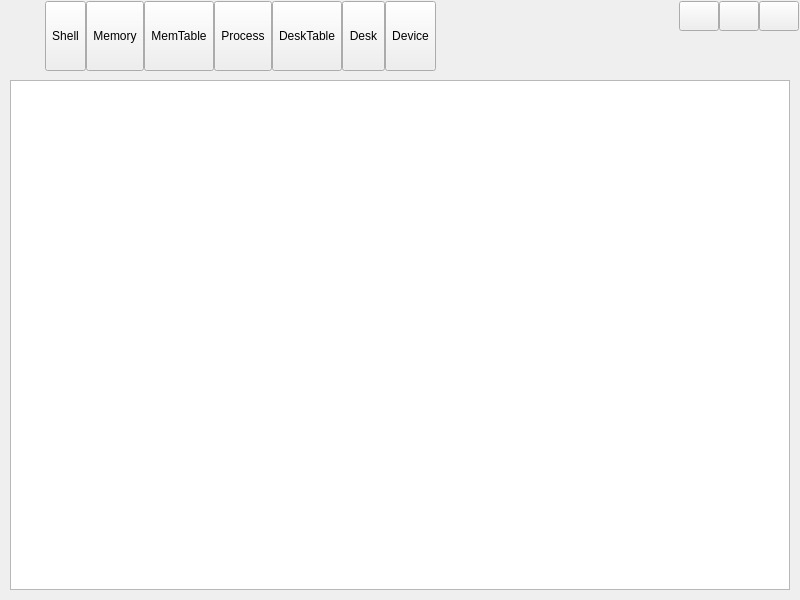
<?xml version="1.0" encoding="UTF-8"?>
<ui version="4.0">
 <class>frmMain</class>
 <widget class="QDialog" name="frmMain">
  <property name="geometry">
   <rect>
    <x>0</x>
    <y>0</y>
    <width>800</width>
    <height>600</height>
   </rect>
  </property>
  <property name="windowTitle">
   <string>Form</string>
  </property>
  <layout class="QVBoxLayout" name="verticalLayout">
   <property name="spacing">
    <number>0</number>
   </property>
   <property name="leftMargin">
    <number>1</number>
   </property>
   <property name="topMargin">
    <number>1</number>
   </property>
   <property name="rightMargin">
    <number>1</number>
   </property>
   <property name="bottomMargin">
    <number>1</number>
   </property>
   <item>
    <widget class="QWidget" name="widgetTitle" native="true">
     <property name="sizePolicy">
      <sizepolicy hsizetype="Preferred" vsizetype="Fixed">
       <horstretch>0</horstretch>
       <verstretch>0</verstretch>
      </sizepolicy>
     </property>
     <layout class="QHBoxLayout" name="horizontalLayout_2">
      <property name="spacing">
       <number>10</number>
      </property>
      <property name="leftMargin">
       <number>10</number>
      </property>
      <property name="topMargin">
       <number>0</number>
      </property>
      <property name="rightMargin">
       <number>0</number>
      </property>
      <property name="bottomMargin">
       <number>0</number>
      </property>
      <item>
       <widget class="QLabel" name="labIco">
        <property name="text">
         <string/>
        </property>
        <property name="alignment">
         <set>Qt::AlignCenter</set>
        </property>
       </widget>
      </item>
      <item>
       <widget class="QLabel" name="labTitle">
        <property name="styleSheet">
         <string notr="true"/>
        </property>
        <property name="text">
         <string/>
        </property>
        <property name="alignment">
         <set>Qt::AlignLeading|Qt::AlignLeft|Qt::AlignVCenter</set>
        </property>
       </widget>
      </item>
      <item>
       <widget class="QWidget" name="widgetTop" native="true">
        <layout class="QHBoxLayout" name="horizontalLayout_3">
         <property name="spacing">
          <number>0</number>
         </property>
         <property name="leftMargin">
          <number>0</number>
         </property>
         <property name="topMargin">
          <number>0</number>
         </property>
         <property name="rightMargin">
          <number>0</number>
         </property>
         <property name="bottomMargin">
          <number>0</number>
         </property>
         <item>
          <widget class="QToolButton" name="btnMain">
           <property name="sizePolicy">
            <sizepolicy hsizetype="Fixed" vsizetype="Expanding">
             <horstretch>0</horstretch>
             <verstretch>0</verstretch>
            </sizepolicy>
           </property>
           <property name="text">
            <string>Shell</string>
           </property>
           <property name="icon">
            <iconset resource="../other/main.qrc">
             <normaloff>:/image/main_main.png</normaloff>:/image/main_main.png</iconset>
           </property>
           <property name="toolButtonStyle">
            <enum>Qt::ToolButtonTextUnderIcon</enum>
           </property>
          </widget>
         </item>
         <item>
          <widget class="QToolButton" name="btnConfig">
           <property name="sizePolicy">
            <sizepolicy hsizetype="Fixed" vsizetype="Expanding">
             <horstretch>0</horstretch>
             <verstretch>0</verstretch>
            </sizepolicy>
           </property>
           <property name="text">
            <string>Memory</string>
           </property>
           <property name="icon">
            <iconset resource="../other/main.qrc">
             <normaloff>:/image/main_config.png</normaloff>:/image/main_config.png</iconset>
           </property>
           <property name="toolButtonStyle">
            <enum>Qt::ToolButtonTextUnderIcon</enum>
           </property>
          </widget>
         </item>
         <item>
          <widget class="QToolButton" name="MemTabletoolButton">
           <property name="sizePolicy">
            <sizepolicy hsizetype="Fixed" vsizetype="Expanding">
             <horstretch>0</horstretch>
             <verstretch>0</verstretch>
            </sizepolicy>
           </property>
           <property name="text">
            <string>MemTable</string>
           </property>
           <property name="icon">
            <iconset resource="../other/main.qrc">
             <normaloff>:/image/main_config.png</normaloff>:/image/main_config.png</iconset>
           </property>
           <property name="toolButtonStyle">
            <enum>Qt::ToolButtonTextUnderIcon</enum>
           </property>
          </widget>
         </item>
         <item>
          <widget class="QToolButton" name="btnData">
           <property name="sizePolicy">
            <sizepolicy hsizetype="Fixed" vsizetype="Expanding">
             <horstretch>0</horstretch>
             <verstretch>0</verstretch>
            </sizepolicy>
           </property>
           <property name="text">
            <string>Process</string>
           </property>
           <property name="icon">
            <iconset resource="../other/main.qrc">
             <normaloff>:/image/main_data.png</normaloff>:/image/main_data.png</iconset>
           </property>
           <property name="checked">
            <bool>false</bool>
           </property>
           <property name="toolButtonStyle">
            <enum>Qt::ToolButtonTextUnderIcon</enum>
           </property>
          </widget>
         </item>
         <item>
          <widget class="QToolButton" name="DeskTabletoolButton">
           <property name="sizePolicy">
            <sizepolicy hsizetype="Fixed" vsizetype="Expanding">
             <horstretch>0</horstretch>
             <verstretch>0</verstretch>
            </sizepolicy>
           </property>
           <property name="text">
            <string>DeskTable</string>
           </property>
           <property name="icon">
            <iconset resource="../other/main.qrc">
             <normaloff>:/image/main_person.png</normaloff>:/image/main_person.png</iconset>
           </property>
           <property name="toolButtonStyle">
            <enum>Qt::ToolButtonTextUnderIcon</enum>
           </property>
          </widget>
         </item>
         <item>
          <widget class="QToolButton" name="btnHelp">
           <property name="sizePolicy">
            <sizepolicy hsizetype="Fixed" vsizetype="Expanding">
             <horstretch>0</horstretch>
             <verstretch>0</verstretch>
            </sizepolicy>
           </property>
           <property name="styleSheet">
            <string notr="true"/>
           </property>
           <property name="text">
            <string>Desk</string>
           </property>
           <property name="icon">
            <iconset resource="../other/main.qrc">
             <normaloff>:/image/main_person.png</normaloff>:/image/main_person.png</iconset>
           </property>
           <property name="toolButtonStyle">
            <enum>Qt::ToolButtonTextUnderIcon</enum>
           </property>
          </widget>
         </item>
         <item>
          <widget class="QToolButton" name="btnExit">
           <property name="sizePolicy">
            <sizepolicy hsizetype="Fixed" vsizetype="Expanding">
             <horstretch>0</horstretch>
             <verstretch>0</verstretch>
            </sizepolicy>
           </property>
           <property name="styleSheet">
            <string notr="true"/>
           </property>
           <property name="text">
            <string>Device</string>
           </property>
           <property name="icon">
            <iconset resource="../other/main.qrc">
             <normaloff>:/image/main_exit.png</normaloff>:/image/main_exit.png</iconset>
           </property>
           <property name="toolButtonStyle">
            <enum>Qt::ToolButtonTextUnderIcon</enum>
           </property>
          </widget>
         </item>
        </layout>
       </widget>
      </item>
      <item>
       <spacer name="horizontalSpacer">
        <property name="orientation">
         <enum>Qt::Horizontal</enum>
        </property>
        <property name="sizeHint" stdset="0">
         <size>
          <width>40</width>
          <height>20</height>
         </size>
        </property>
       </spacer>
      </item>
      <item>
       <widget class="QWidget" name="widgetMenu" native="true">
        <layout class="QGridLayout" name="gridLayout_2">
         <property name="leftMargin">
          <number>0</number>
         </property>
         <property name="topMargin">
          <number>0</number>
         </property>
         <property name="rightMargin">
          <number>0</number>
         </property>
         <property name="bottomMargin">
          <number>0</number>
         </property>
         <property name="spacing">
          <number>0</number>
         </property>
         <item row="1" column="1" colspan="3">
          <spacer name="verticalSpacer">
           <property name="orientation">
            <enum>Qt::Vertical</enum>
           </property>
           <property name="sizeHint" stdset="0">
            <size>
             <width>20</width>
             <height>40</height>
            </size>
           </property>
          </spacer>
         </item>
         <item row="0" column="1">
          <widget class="QPushButton" name="btnMenu_Min">
           <property name="sizePolicy">
            <sizepolicy hsizetype="Minimum" vsizetype="Expanding">
             <horstretch>0</horstretch>
             <verstretch>0</verstretch>
            </sizepolicy>
           </property>
           <property name="minimumSize">
            <size>
             <width>30</width>
             <height>30</height>
            </size>
           </property>
           <property name="cursor">
            <cursorShape>ArrowCursor</cursorShape>
           </property>
           <property name="focusPolicy">
            <enum>Qt::NoFocus</enum>
           </property>
           <property name="toolTip">
            <string>最小化</string>
           </property>
           <property name="text">
            <string/>
           </property>
          </widget>
         </item>
         <item row="0" column="3">
          <widget class="QPushButton" name="btnMenu_Close">
           <property name="sizePolicy">
            <sizepolicy hsizetype="Minimum" vsizetype="Expanding">
             <horstretch>0</horstretch>
             <verstretch>0</verstretch>
            </sizepolicy>
           </property>
           <property name="minimumSize">
            <size>
             <width>30</width>
             <height>30</height>
            </size>
           </property>
           <property name="cursor">
            <cursorShape>ArrowCursor</cursorShape>
           </property>
           <property name="focusPolicy">
            <enum>Qt::NoFocus</enum>
           </property>
           <property name="toolTip">
            <string>关闭</string>
           </property>
           <property name="text">
            <string/>
           </property>
          </widget>
         </item>
         <item row="0" column="2">
          <widget class="QPushButton" name="btnMenu_Max">
           <property name="sizePolicy">
            <sizepolicy hsizetype="Minimum" vsizetype="Expanding">
             <horstretch>0</horstretch>
             <verstretch>0</verstretch>
            </sizepolicy>
           </property>
           <property name="minimumSize">
            <size>
             <width>30</width>
             <height>30</height>
            </size>
           </property>
           <property name="focusPolicy">
            <enum>Qt::NoFocus</enum>
           </property>
           <property name="text">
            <string/>
           </property>
          </widget>
         </item>
        </layout>
       </widget>
      </item>
     </layout>
    </widget>
   </item>
   <item>
    <widget class="QStackedWidget" name="stackedWidget">
     <property name="styleSheet">
      <string notr="true"/>
     </property>
     <property name="currentIndex">
      <number>2</number>
     </property>
     <widget class="QWidget" name="shell_page">
      <layout class="QVBoxLayout" name="verticalLayout_2">
       <item>
        <widget class="QTextBrowser" name="echo_textBrowser"/>
       </item>
       <item>
        <widget class="QLabel" name="pwd_label">
         <property name="text">
          <string>PWD：/root</string>
         </property>
        </widget>
       </item>
       <item>
        <widget class="QLineEdit" name="cmd_lineEdit"/>
       </item>
      </layout>
     </widget>
     <widget class="QWidget" name="mem_page">
      <layout class="QVBoxLayout" name="verticalLayout_3">
       <item>
        <widget class="QTextBrowser" name="mem_textBrowser"/>
       </item>
      </layout>
     </widget>
     <widget class="QWidget" name="menTable_page">
      <layout class="QHBoxLayout" name="horizontalLayout">
       <item>
        <widget class="QTableWidget" name="men_tableWidget"/>
       </item>
      </layout>
     </widget>
     <widget class="QWidget" name="proc_page">
      <layout class="QGridLayout" name="gridLayout">
       <item row="3" column="0">
        <widget class="QLabel" name="block_label">
         <property name="text">
          <string>阻塞</string>
         </property>
        </widget>
       </item>
       <item row="2" column="0" colspan="3">
        <widget class="QTextBrowser" name="ready_textBrowser"/>
       </item>
       <item row="0" column="1">
        <widget class="QLabel" name="PID_label">
         <property name="text">
          <string>当前PID：</string>
         </property>
        </widget>
       </item>
       <item row="0" column="0">
        <widget class="QLabel" name="execTime_label">
         <property name="text">
          <string>执行时间：</string>
         </property>
        </widget>
       </item>
       <item row="1" column="0">
        <widget class="QLabel" name="ready_label">
         <property name="text">
          <string>就绪</string>
         </property>
        </widget>
       </item>
       <item row="0" column="2">
        <widget class="QLabel" name="IR_label">
         <property name="text">
          <string>指令寄存器：</string>
         </property>
        </widget>
       </item>
       <item row="4" column="0" colspan="3">
        <widget class="QTextBrowser" name="block_textBrowser"/>
       </item>
      </layout>
     </widget>
     <widget class="QWidget" name="deskTable_page">
      <layout class="QGridLayout" name="gridLayout_5">
       <item row="0" column="0">
        <widget class="QLabel" name="totTab_label">
         <property name="text">
          <string>磁盘空间：</string>
         </property>
        </widget>
       </item>
       <item row="0" column="1">
        <widget class="QLabel" name="usedTab_label">
         <property name="text">
          <string>已使用：</string>
         </property>
        </widget>
       </item>
       <item row="0" column="2">
        <widget class="QLabel" name="freeTab_label">
         <property name="text">
          <string>剩余：</string>
         </property>
        </widget>
       </item>
       <item row="1" column="0" colspan="3">
        <widget class="QTableWidget" name="tableWidget"/>
       </item>
      </layout>
     </widget>
     <widget class="QWidget" name="desk_page">
      <layout class="QGridLayout" name="gridLayout_3">
       <item row="0" column="0">
        <widget class="QLabel" name="tot_label">
         <property name="text">
          <string>磁盘空间：</string>
         </property>
        </widget>
       </item>
       <item row="0" column="1">
        <widget class="QLabel" name="used_label">
         <property name="text">
          <string>已使用空间：</string>
         </property>
        </widget>
       </item>
       <item row="0" column="2">
        <widget class="QLabel" name="deskfree_label">
         <property name="text">
          <string>空闲空间：</string>
         </property>
        </widget>
       </item>
       <item row="1" column="0" colspan="3">
        <widget class="QTextBrowser" name="desk_textBrowser"/>
       </item>
      </layout>
     </widget>
     <widget class="QWidget" name="device_page">
      <layout class="QGridLayout" name="gridLayout_4">
       <item row="0" column="0">
        <widget class="QLabel" name="device__label">
         <property name="text">
          <string>I/O</string>
         </property>
        </widget>
       </item>
       <item row="1" column="0">
        <widget class="QTextBrowser" name="device_textBrowser"/>
       </item>
      </layout>
     </widget>
    </widget>
   </item>
  </layout>
 </widget>
 <resources>
  <include location="../other/main.qrc"/>
 </resources>
 <connections/>
</ui>
